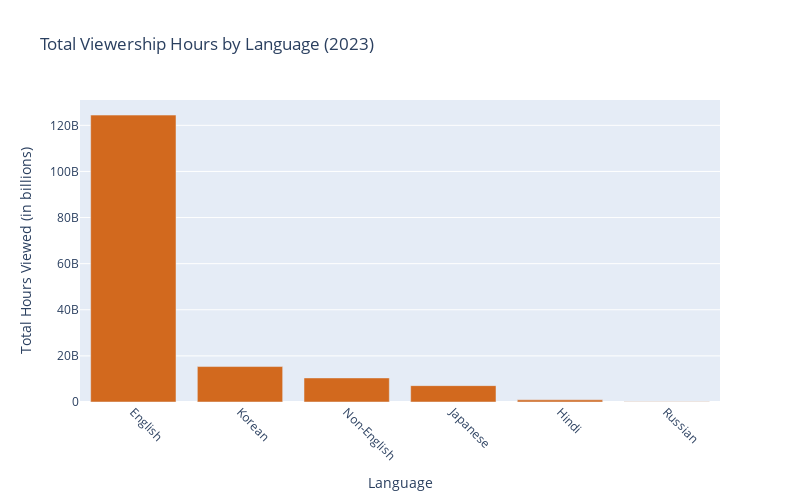

The notebook cell saved with this chart:
### Code cell
Language=data.groupby('Language Indicator')['Hours Viewed'].sum().sort_values(ascending=False)

fig=go.Figure(data=[
    go.Bar(x=Language.index,
          y=Language.values,
           marker_color='chocolate')
])
fig.update_layout(
    title='Total Viewership Hours by Language (2023)',
    xaxis_title='Language',
    yaxis_title='Total Hours Viewed (in billions)',
    xaxis_tickangle=45,
    height=500,
    width=800)
fig.show()

### Figure 1 — Plotly figure (JSON) as saved in the notebook; plotly's stock layout.template omitted (floating-point values rounded to 4 significant figures)
{"data": [{"marker": {"color": "chocolate"}, "type": "bar", "x": ["English", "Korean", "Non-English", "Japanese", "Hindi", "Russian"], "y": [124441700000, 15378400000, 10439100000, 7102000000, 926100000, 114600000]}], "layout": {"height": 500, "title": {"text": "Total Viewership Hours by Language (2023)"}, "width": 800, "xaxis": {"tickangle": 45, "title": {"text": "Language"}}, "yaxis": {"title": {"text": "Total Hours Viewed (in billions)"}}}}
